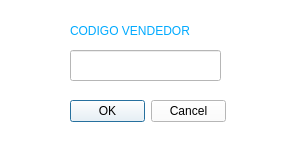
<?xml version="1.0" encoding="UTF-8"?>
<ui version="4.0">
 <class>MainWindow</class>
 <widget class="QMainWindow" name="MainWindow">
  <property name="geometry">
   <rect>
    <x>0</x>
    <y>0</y>
    <width>286</width>
    <height>164</height>
   </rect>
  </property>
  <property name="windowTitle">
   <string>MainWindow</string>
  </property>
  <property name="styleSheet">
   <string notr="true">background-color: rgb(255, 255, 255)</string>
  </property>
  <widget class="QWidget" name="centralwidget">
   <property name="styleSheet">
    <string notr="true">backgroun-color: rgb(255, 255, 255)</string>
   </property>
   <widget class="QDialogButtonBox" name="buttonBox">
    <property name="geometry">
     <rect>
      <x>70</x>
      <y>100</y>
      <width>156</width>
      <height>23</height>
     </rect>
    </property>
    <property name="standardButtons">
     <set>QDialogButtonBox::Cancel|QDialogButtonBox::Ok</set>
    </property>
   </widget>
   <widget class="QLabel" name="label">
    <property name="geometry">
     <rect>
      <x>70</x>
      <y>10</y>
      <width>171</width>
      <height>41</height>
     </rect>
    </property>
    <property name="styleSheet">
     <string notr="true">background-color: rgb(255, 255, 255); color: rgb(0, 170, 255);
font: 12pt &quot;a Aha Wow&quot;;</string>
    </property>
    <property name="text">
     <string>CODIGO VENDEDOR</string>
    </property>
   </widget>
   <widget class="QLineEdit" name="lineEdit">
    <property name="geometry">
     <rect>
      <x>70</x>
      <y>50</y>
      <width>151</width>
      <height>31</height>
     </rect>
    </property>
    <property name="styleSheet">
     <string notr="true">font: 14pt &quot;a Aha Wow&quot;; color: rgb(0, 170, 255)</string>
    </property>
    <property name="text">
     <string/>
    </property>
   </widget>
  </widget>
  <widget class="QMenuBar" name="menubar">
   <property name="geometry">
    <rect>
     <x>0</x>
     <y>0</y>
     <width>286</width>
     <height>21</height>
    </rect>
   </property>
  </widget>
  <widget class="QStatusBar" name="statusbar"/>
 </widget>
 <resources/>
 <connections/>
</ui>
